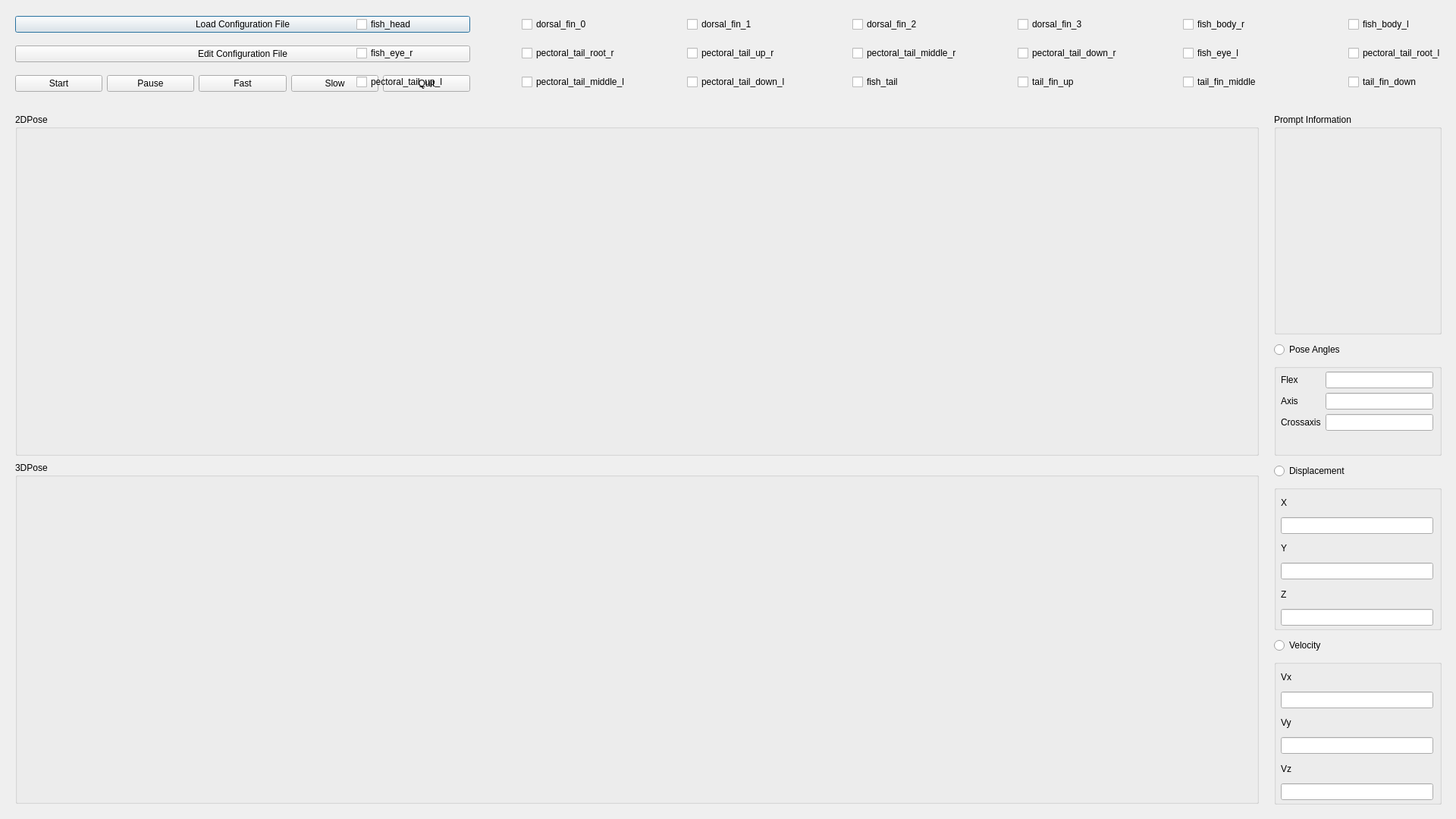
<?xml version="1.0" encoding="UTF-8"?>
<ui version="4.0">
 <class>AdamPosePlug</class>
 <widget class="QDialog" name="AdamPosePlug">
  <property name="geometry">
   <rect>
    <x>0</x>
    <y>0</y>
    <width>1920</width>
    <height>1080</height>
   </rect>
  </property>
  <property name="windowTitle">
   <string>AdamPosePlug</string>
  </property>
  <widget class="QWidget" name="layoutWidget_2">
   <property name="geometry">
    <rect>
     <x>20</x>
     <y>10</y>
     <width>600</width>
     <height>124</height>
    </rect>
   </property>
   <layout class="QVBoxLayout" name="verticalLayout">
    <item>
     <widget class="QPushButton" name="LoadConfigFile">
      <property name="text">
       <string>Load Configuration File</string>
      </property>
     </widget>
    </item>
    <item>
     <widget class="QPushButton" name="EditConfigFile">
      <property name="text">
       <string>Edit Configuration File</string>
      </property>
     </widget>
    </item>
    <item>
     <layout class="QHBoxLayout" name="horizontalLayout">
      <item>
       <widget class="QPushButton" name="Start">
        <property name="text">
         <string>Start</string>
        </property>
       </widget>
      </item>
      <item>
       <widget class="QPushButton" name="Pause">
        <property name="text">
         <string>Pause</string>
        </property>
       </widget>
      </item>
      <item>
       <widget class="QPushButton" name="Fast">
        <property name="text">
         <string>Fast</string>
        </property>
       </widget>
      </item>
      <item>
       <widget class="QPushButton" name="Slow">
        <property name="text">
         <string>Slow</string>
        </property>
       </widget>
      </item>
      <item>
       <widget class="QPushButton" name="Quit">
        <property name="text">
         <string>Quit</string>
        </property>
       </widget>
      </item>
     </layout>
    </item>
   </layout>
  </widget>
  <widget class="QWidget" name="layoutWidget_3">
   <property name="geometry">
    <rect>
     <x>470</x>
     <y>10</y>
     <width>1520</width>
     <height>121</height>
    </rect>
   </property>
   <layout class="QGridLayout" name="gridLayout">
    <item row="0" column="0">
     <widget class="QCheckBox" name="keypoint1">
      <property name="text">
       <string>fish_head</string>
      </property>
     </widget>
    </item>
    <item row="1" column="3">
     <widget class="QCheckBox" name="keypoint13">
      <property name="text">
       <string>pectoral_tail_middle_r</string>
      </property>
     </widget>
    </item>
    <item row="1" column="4">
     <widget class="QCheckBox" name="keypoint14">
      <property name="text">
       <string>pectoral_tail_down_r</string>
      </property>
     </widget>
    </item>
    <item row="1" column="6">
     <widget class="QCheckBox" name="keypoint12">
      <property name="text">
       <string>pectoral_tail_root_l</string>
      </property>
     </widget>
    </item>
    <item row="2" column="1">
     <widget class="QCheckBox" name="keypoint16">
      <property name="text">
       <string>pectoral_tail_middle_l</string>
      </property>
     </widget>
    </item>
    <item row="0" column="1">
     <widget class="QCheckBox" name="keypoint2">
      <property name="text">
       <string>dorsal_fin_0</string>
      </property>
     </widget>
    </item>
    <item row="1" column="1">
     <widget class="QCheckBox" name="keypoint9">
      <property name="text">
       <string>pectoral_tail_root_r</string>
      </property>
     </widget>
    </item>
    <item row="0" column="5">
     <widget class="QCheckBox" name="keypoint6">
      <property name="text">
       <string>fish_body_r</string>
      </property>
     </widget>
    </item>
    <item row="2" column="0">
     <widget class="QCheckBox" name="keypoint11">
      <property name="text">
       <string>pectoral_tail_up_l</string>
      </property>
     </widget>
    </item>
    <item row="1" column="5">
     <widget class="QCheckBox" name="keypoint15">
      <property name="text">
       <string>fish_eye_l</string>
      </property>
     </widget>
    </item>
    <item row="0" column="3">
     <widget class="QCheckBox" name="keypoint4">
      <property name="text">
       <string>dorsal_fin_2</string>
      </property>
     </widget>
    </item>
    <item row="0" column="4">
     <widget class="QCheckBox" name="keypoint5">
      <property name="text">
       <string>dorsal_fin_3</string>
      </property>
     </widget>
    </item>
    <item row="0" column="6">
     <widget class="QCheckBox" name="keypoint7">
      <property name="text">
       <string>fish_body_l</string>
      </property>
     </widget>
    </item>
    <item row="1" column="2">
     <widget class="QCheckBox" name="keypoint10">
      <property name="text">
       <string>pectoral_tail_up_r</string>
      </property>
     </widget>
    </item>
    <item row="1" column="0">
     <widget class="QCheckBox" name="keypoint8">
      <property name="text">
       <string>fish_eye_r</string>
      </property>
     </widget>
    </item>
    <item row="2" column="3">
     <widget class="QCheckBox" name="keypoint17">
      <property name="text">
       <string>fish_tail</string>
      </property>
     </widget>
    </item>
    <item row="2" column="5">
     <widget class="QCheckBox" name="keypoint20">
      <property name="text">
       <string>tail_fin_middle</string>
      </property>
     </widget>
    </item>
    <item row="2" column="2">
     <widget class="QCheckBox" name="keypoint21">
      <property name="text">
       <string>pectoral_tail_down_l</string>
      </property>
     </widget>
    </item>
    <item row="2" column="4">
     <widget class="QCheckBox" name="keypoint18">
      <property name="text">
       <string>tail_fin_up</string>
      </property>
     </widget>
    </item>
    <item row="2" column="6">
     <widget class="QCheckBox" name="keypoint19">
      <property name="text">
       <string>tail_fin_down</string>
      </property>
     </widget>
    </item>
    <item row="0" column="2">
     <widget class="QCheckBox" name="keypoint3">
      <property name="text">
       <string>dorsal_fin_1</string>
      </property>
     </widget>
    </item>
   </layout>
  </widget>
  <widget class="QGroupBox" name="PoseEstimation2D">
   <property name="geometry">
    <rect>
     <x>20</x>
     <y>150</y>
     <width>1640</width>
     <height>451</height>
    </rect>
   </property>
   <property name="title">
    <string>2DPose</string>
   </property>
  </widget>
  <widget class="QGroupBox" name="PoseEstimation3D">
   <property name="geometry">
    <rect>
     <x>20</x>
     <y>609</y>
     <width>1640</width>
     <height>451</height>
    </rect>
   </property>
   <property name="title">
    <string>3DPose</string>
   </property>
  </widget>
  <widget class="QGroupBox" name="groupBox_1">
   <property name="geometry">
    <rect>
     <x>1680</x>
     <y>480</y>
     <width>221</width>
     <height>121</height>
    </rect>
   </property>
   <property name="title">
    <string/>
   </property>
   <widget class="QWidget" name="formLayoutWidget">
    <property name="geometry">
     <rect>
      <x>9</x>
      <y>10</y>
      <width>201</width>
      <height>101</height>
     </rect>
    </property>
    <layout class="QFormLayout" name="formLayout">
     <item row="0" column="0">
      <widget class="QLabel" name="label">
       <property name="text">
        <string>Flex</string>
       </property>
      </widget>
     </item>
     <item row="0" column="1">
      <widget class="QLineEdit" name="lineEdit"/>
     </item>
     <item row="1" column="0">
      <widget class="QLabel" name="label_2">
       <property name="text">
        <string>Axis</string>
       </property>
      </widget>
     </item>
     <item row="1" column="1">
      <widget class="QLineEdit" name="lineEdit_2"/>
     </item>
     <item row="2" column="0">
      <widget class="QLabel" name="label_3">
       <property name="text">
        <string>Crossaxis</string>
       </property>
      </widget>
     </item>
     <item row="2" column="1">
      <widget class="QLineEdit" name="lineEdit_3"/>
     </item>
    </layout>
   </widget>
  </widget>
  <widget class="QGroupBox" name="groupBox_2">
   <property name="geometry">
    <rect>
     <x>1680</x>
     <y>640</y>
     <width>221</width>
     <height>191</height>
    </rect>
   </property>
   <property name="title">
    <string/>
   </property>
   <widget class="QWidget" name="verticalLayoutWidget">
    <property name="geometry">
     <rect>
      <x>9</x>
      <y>9</y>
      <width>201</width>
      <height>176</height>
     </rect>
    </property>
    <layout class="QVBoxLayout" name="verticalLayout_2">
     <item>
      <widget class="QLabel" name="label_4">
       <property name="text">
        <string>X</string>
       </property>
      </widget>
     </item>
     <item>
      <widget class="QLineEdit" name="lineEdit_4"/>
     </item>
     <item>
      <widget class="QLabel" name="label_5">
       <property name="text">
        <string>Y</string>
       </property>
      </widget>
     </item>
     <item>
      <widget class="QLineEdit" name="lineEdit_5"/>
     </item>
     <item>
      <widget class="QLabel" name="label_6">
       <property name="text">
        <string>Z</string>
       </property>
      </widget>
     </item>
     <item>
      <widget class="QLineEdit" name="lineEdit_6"/>
     </item>
    </layout>
   </widget>
  </widget>
  <widget class="QGroupBox" name="groupBox_3">
   <property name="geometry">
    <rect>
     <x>1680</x>
     <y>150</y>
     <width>221</width>
     <height>291</height>
    </rect>
   </property>
   <property name="title">
    <string>Prompt Information</string>
   </property>
  </widget>
  <widget class="QGroupBox" name="groupBox_4">
   <property name="geometry">
    <rect>
     <x>1680</x>
     <y>870</y>
     <width>221</width>
     <height>191</height>
    </rect>
   </property>
   <property name="title">
    <string/>
   </property>
   <widget class="QWidget" name="verticalLayoutWidget_2">
    <property name="geometry">
     <rect>
      <x>9</x>
      <y>9</y>
      <width>201</width>
      <height>176</height>
     </rect>
    </property>
    <layout class="QVBoxLayout" name="verticalLayout_3">
     <item>
      <widget class="QLabel" name="label_7">
       <property name="text">
        <string>Vx</string>
       </property>
      </widget>
     </item>
     <item>
      <widget class="QLineEdit" name="lineEdit_7"/>
     </item>
     <item>
      <widget class="QLabel" name="label_8">
       <property name="text">
        <string>Vy</string>
       </property>
      </widget>
     </item>
     <item>
      <widget class="QLineEdit" name="lineEdit_8"/>
     </item>
     <item>
      <widget class="QLabel" name="label_9">
       <property name="text">
        <string>Vz</string>
       </property>
      </widget>
     </item>
     <item>
      <widget class="QLineEdit" name="lineEdit_9"/>
     </item>
    </layout>
   </widget>
  </widget>
  <widget class="QRadioButton" name="PoseAngles">
   <property name="geometry">
    <rect>
     <x>1680</x>
     <y>450</y>
     <width>141</width>
     <height>22</height>
    </rect>
   </property>
   <property name="text">
    <string>Pose Angles</string>
   </property>
  </widget>
  <widget class="QRadioButton" name="Velocity">
   <property name="geometry">
    <rect>
     <x>1680</x>
     <y>840</y>
     <width>151</width>
     <height>22</height>
    </rect>
   </property>
   <property name="text">
    <string>Velocity</string>
   </property>
  </widget>
  <widget class="QRadioButton" name="Displacement">
   <property name="geometry">
    <rect>
     <x>1680</x>
     <y>610</y>
     <width>151</width>
     <height>22</height>
    </rect>
   </property>
   <property name="text">
    <string>Displacement</string>
   </property>
  </widget>
  <zorder>PoseEstimation2D</zorder>
  <zorder>layoutWidget_2</zorder>
  <zorder>layoutWidget_3</zorder>
  <zorder>PoseEstimation3D</zorder>
  <zorder>groupBox_1</zorder>
  <zorder>groupBox_2</zorder>
  <zorder>groupBox_3</zorder>
  <zorder>groupBox_4</zorder>
  <zorder>PoseAngles</zorder>
  <zorder>Velocity</zorder>
  <zorder>Displacement</zorder>
 </widget>
 <resources/>
 <connections/>
</ui>
